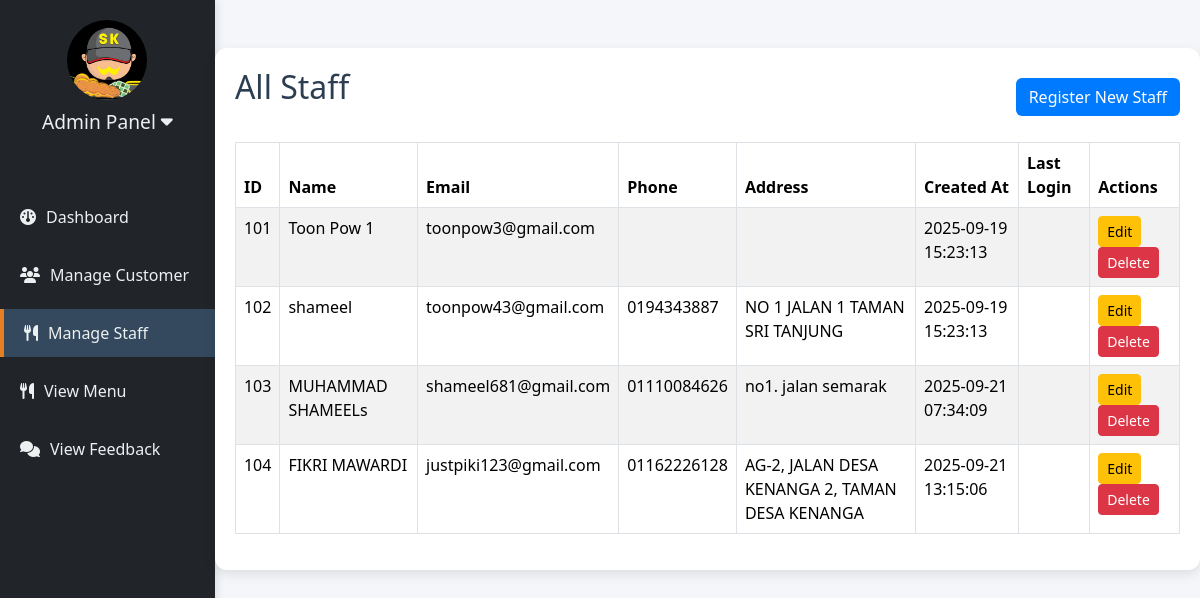
/admin/adminstaff.php (signed in), run on an earlier commit of the app's database.
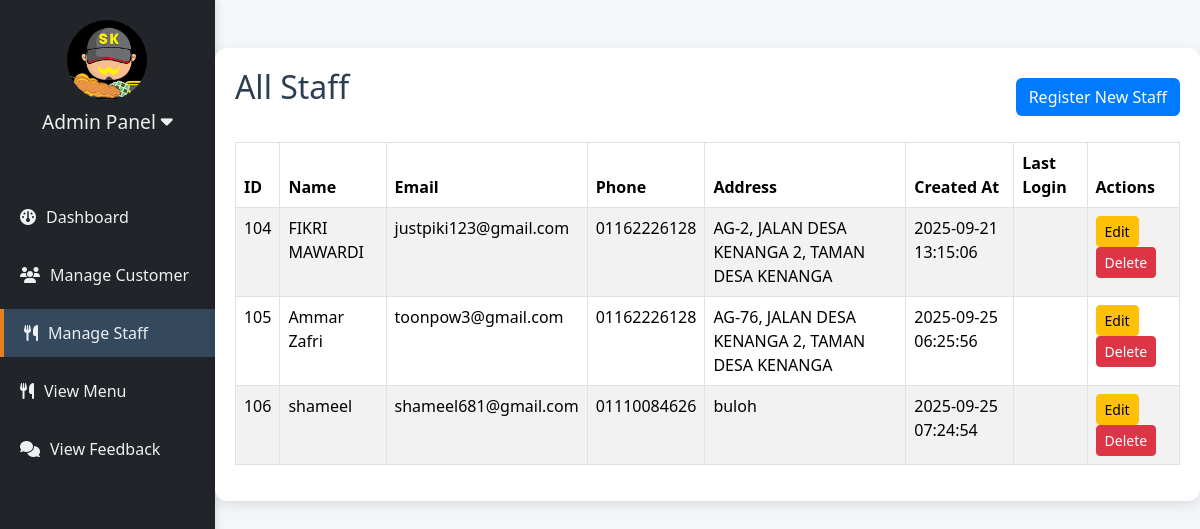
And on a later commit of the database.
### tables this page shows
CREATE TABLE `staff` (
  `staff_id` int(11) NOT NULL,
  `name` varchar(100) NOT NULL,
  `email` varchar(100) NOT NULL,
  `password` varchar(255) NOT NULL,
  `phone_no` varchar(20) DEFAULT NULL,
  `address` text DEFAULT NULL,
  `reset_token` varchar(100) DEFAULT NULL,
  `reset_expires` datetime DEFAULT NULL,
  `created_at` timestamp NOT NULL DEFAULT current_timestamp(),
  `last_logged_in` timestamp NULL DEFAULT NULL,
  `staff_image` varchar(255) DEFAULT NULL
);

### admin/adminstaff.php (the view, shortened to what this page needs)
<?php
require_once '../connect.php';
$staff_list = $conn->query("SELECT staff_id, name, email, phone_no, address, created_at, last_logged_in
                            FROM staff ORDER BY staff_id ASC");
?>
<!DOCTYPE html>
<html lang="en">
<head>
<link rel="stylesheet" href="https://cdn.jsdelivr.net/npm/bootstrap@5.3.2/dist/css/bootstrap.min.css">
  <link rel="stylesheet" href="https://cdnjs.cloudflare.com/ajax/libs/font-awesome/6.5.2/css/all.min.css">
<link rel="stylesheet" href="../CSS/admincustomer.css">
<link rel="stylesheet" href="../CSS/adminstaff.css">
<link rel="stylesheet" href="../CSS/admin_menu.css">
<link rel="stylesheet" href="../CSS/admin_dashboard.css">
</head>
<body>
<div class="dashboard-wrapper">
    <aside class="sidebar">
        <div class="sidebar-header" id="adminDropdown">
            <img src="../image/LogoSataysebenarReal.png" alt="Logo">
            <h2>Admin Panel <i class="fa-solid fa-caret-down"></i></h2>
        </div>
        <ul class="sidebar-menu">
            <li><a href="admin_dashboard.php"><i class="fa-solid fa-gauge"></i> Dashboard</a></li>
            <li><a href="admincustomer.php"><i class="fa-solid fa-users"></i> Manage Customer</a></li>
            <li><a href="adminstaff.php" class="active"><i class="fa-solid fa-utensils"></i> Manage Staff</a></li>
                    <li><a href="admin_menu.php"><i class="fa-solid fa-utensils"></i> View Menu</a></li>
            <li><a href="admin_viewfeedback.php"><i class="fa-solid fa-comments"></i> View Feedback</a></li>
        </ul>
    </aside>
<main>
<section class="view-staff mt-5">
    <div class="container">
        <div class="d-flex justify-content-between align-items-center mb-3">
            <h2>All Staff</h2>
            <button id="toggleFormBtn" class="btn btn-custom-register">Register New Staff</button>
        </div>
        <table class="table table-bordered table-striped">
            <thead>
                <tr>
                    <th>ID</th><th>Name</th><th>Email</th><th>Phone</th><th>Address</th>
                    <th>Created At</th><th>Last Login</th><th>Actions</th>
                </tr>
            </thead>
            <tbody>
                <?php if ($staff_list && $staff_list->num_rows > 0): ?>
                    <?php while ($staff = $staff_list->fetch_assoc()): ?>
                    <tr>
                        <td><?php echo $staff['staff_id']; ?></td>
                        <td><?php echo htmlspecialchars($staff['name']); ?></td>
                        <td><?php echo htmlspecialchars($staff['email']); ?></td>
                        <td><?php echo htmlspecialchars($staff['phone_no']); ?></td>
                        <td><?php echo htmlspecialchars($staff['address']); ?></td>
                        <td><?php echo $staff['created_at']; ?></td>
                        <td><?php echo $staff['last_logged_in']; ?></td>
                        <td>
                            <a href="editstaff.php?id=<?php echo $staff['staff_id']; ?>" class="btn btn-sm btn-warning">Edit</a>
                            <a href="adminstaff.php?delete_id=<?php echo $staff['staff_id']; ?>"
                               class="btn btn-sm btn-danger"
                               onclick="return confirm('Are you sure you want to delete this staff?');">Delete</a>
                        </td>
                    </tr>
                    <?php endwhile; ?>
                <?php else: ?>
                    <tr><td colspan="8">No staff found.</td></tr>
                <?php endif; ?>
            </tbody>
        </table>
    </div>
</section>
</body>
</html>

### CSS/admincustomer.css (style rules this page uses)
body { font-family: "Segoe UI", Arial, sans-serif; background: #f4f6f9; margin: 0; padding: 0; }
.container { max-width: 1100px; margin: 40px auto; background: #fff; padding: 20px; border-radius: 12px; box-shadow: 0 4px 12px rgba(0,0,0,0.1); }
h1, h2 { text-align: center; margin-bottom: 20px; color: #2c3e50; }

### CSS/adminstaff.css (style rules this page uses)
.btn-custom-register { background: #007bff; color: #fff; }

### CSS/admin_menu.css (style rules this page uses)
body { font-family: 'Segoe UI', Tahoma, Geneva, Verdana, sans-serif; background-color: #f8f9fc; color: #333; }

### CSS/admin_dashboard.css (style rules this page uses)
body { margin: 0; font-family: "Segoe UI", Arial, sans-serif; background: #f4f6f9; display: flex; min-height: 100vh; }
.dashboard-wrapper { display: flex; width: 100%; }
.sidebar { width: 240px; background-color: #212529; color: #fff; display: flex; flex-direction: column; padding: 20px 0; min-height: 100vh; box-shadow: 2px 0 8px rgba(0,0,0,0.1); }
.sidebar-header { text-align: center; margin-bottom: 30px; }
.sidebar-header img { width: 80px; height: 80px; object-fit: cover; border-radius: 50%; margin-bottom: 10px; }
.sidebar-header h2 { font-size: 1.2rem; color: #ecf0f1; }
.sidebar-menu { list-style: none; padding: 0; margin: 0; }
.sidebar-menu li { margin: 10px 0; }
.sidebar-menu a { display: flex; align-items: center; gap: 10px; padding: 12px 20px; text-decoration: none; color: #ecf0f1; transition: background 0.3s ease; }
.sidebar-menu a.active, .sidebar-menu a:hover { background: #34495e; border-left: 4px solid #e67e22; }
.sidebar-header { position: relative; cursor: pointer; }
.sidebar-header h2 { display: flex; justify-content: center; align-items: center; gap: 5px; }

What changed in the data, as far as the page shows it:
removed staff: staff_id "101", name "Toon Pow 1", email "toonpow3@gmail.com", created_at "2025-09-19 15:23:13"
removed staff: staff_id "102", name "shameel", email "toonpow43@gmail.com", phone_no "0194343887", address "NO 1 JALAN 1 TAMAN SRI TANJUNG", created_at "2025-09-19 15:23:13"
removed staff: staff_id "103", name "MUHAMMAD SHAMEELs", email "shameel681@gmail.com", phone_no "01110084626", address "no1. jalan semarak", created_at "2025-09-21 07:34:09"
added staff: staff_id "105", name "Ammar Zafri", email "toonpow3@gmail.com", phone_no "01162226128", address "AG-76, JALAN DESA KENANGA 2, TAMAN DESA KENANGA", created_at "2025-09-25 06:25:56"
added staff: staff_id "106", name "shameel", email "shameel681@gmail.com", phone_no "01110084626", address "buloh", created_at "2025-09-25 07:24:54"
